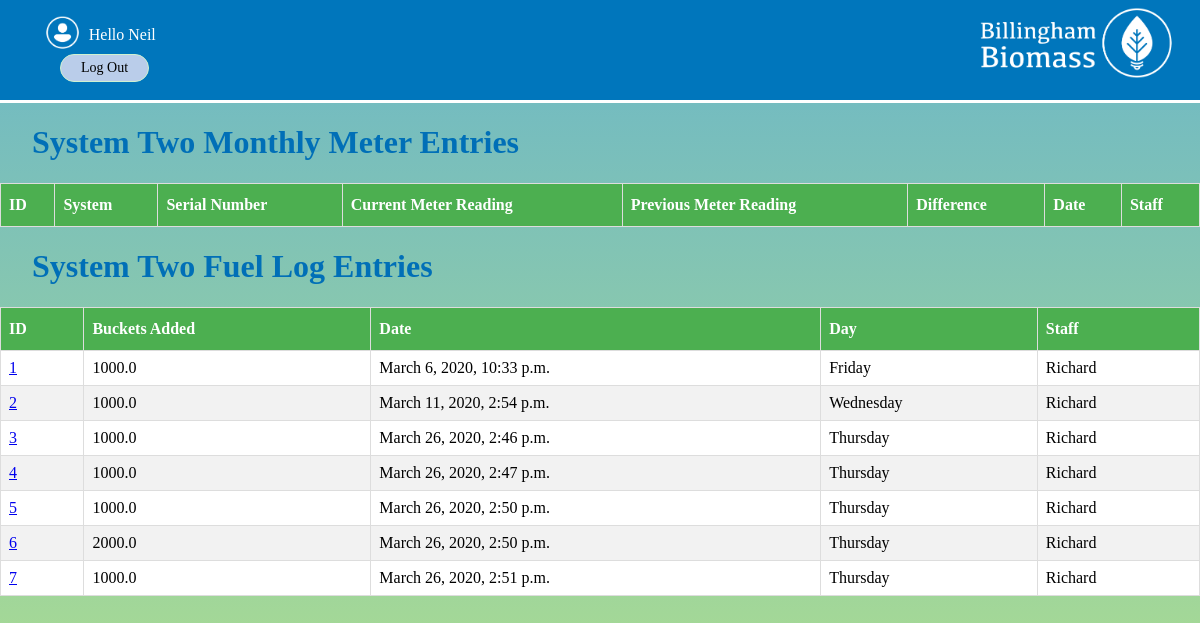
/systems/systemtwo (signed in), run on the app's committed database.
### systems/models.py (models this page shows, shortened)
class FuelLogSystemTwoMod(models.Model):
    buckets_added = models.DecimalField(max_digits=1000,decimal_places=1)
    date = models.DateTimeField(auto_now_add = True)
    day = models.DateField(auto_now_add = True)
    staff = models.ForeignKey(User,on_delete=models.CASCADE)
    thumb = models.ImageField(blank=True,null=True)

### systems/views.py (the view)
# urls.py: path('systemtwo',views.systemTwo, name='systemtwo'),
@login_required(login_url="/accounts/login/")
def systemTwo(request):
    entriesMonth = monthlyMeterSystemTwoMod.objects.all().order_by('date')
    entriesFuel = FuelLogSystemTwoMod.objects.all().order_by('date')
    return render(request,'systems/systemtwo.html',{'entriesMonth':entriesMonth,'entriesFuel':entriesFuel})

### systems/templates/systems/systemtwo.html (shortened to what this page needs)
{% extends 'base_layout.html' %}
{% block content %}
<div class="monthly">
  <h1>System Two Monthly Meter Entries</h1>
  <table>
    <thead>
    <th>ID</th>
    <th>System</th>
    <th>Serial Number</th>
    <th>Current Meter Reading</th>
    <th>Previous Meter Reading</th>
    <th>Difference</th>
    <th>Date</th>
    <th>Staff</th>
    </thead>
    </table>
</div>
<div class="fuelLog">
  <h1>System Two Fuel Log Entries</h1>
  <table>
    <thead>
    <th>ID</th>
    <th>Buckets Added</th>
    <th>Date</th>
    <th>Day</th>
    <th>Staff</th>
    </thead>
    <tbody>
  {% for entryFuel in entriesFuel %}
  <tr>
      <td><a href="{% url 'systems:idfuellogsystemtwo' id=entryFuel.id%}">{{entryFuel.id}}</a></td>
      <td>{{entryFuel.buckets_added}}</td>
      <td>{{entryFuel.date}}</td>
      <td>{{entryFuel.day|date:"l"}}</td>
      <td>{{entryFuel.staff}}</td>
      </tr>
    {% endfor %}
    </tbody>
</div>
{% endblock %}

### templates/base_layout.html (shortened to what this page needs)
{% load static from staticfiles %}
<!DOCTYPE html>
<html lang="en" dir="ltr">
  <head>
    <link rel="stylesheet" href="{% static 'styles.css'%}">
  </head>
  <body>
    <div class="head">
      <a href="{% url 'home' %}" ><img src="{% static 'Biomass.png' %}" class="logo" alt="Biomass-Logo" ></img></a>
    <nav class="navigation">
      <ul>
        {% if user.is_authenticated %}
        <li>
          <form class="logout-link" action="{% url 'accounts:logout' %}" method="post">
            <img class="loginimages" onclick="openNav()" src="{%static 'User.png'%}" alt="user-img">
            Hello {{user}} <button type="submit"> Log Out </button>
          </form>
        </li>
        {% endif %}
      </ul>
    </nav>
</div>
    <div class="wrapper">
      {% block content %}
      {% endblock %}
    </div>
  </body>
</html>

### assets/styles.css (style rules this page uses)
* { font-family:"Kefa"; }
html { -webkit-tap-highlight-color:transparent; }
.head { background:rgb(0,118,188); height:100px; margin-top:-1em; border-bottom:3px solid white; }
.loginimages { height:2.5em; transform:translateY(30%); cursor:pointer; }
.monthly table , .fuelLog table { font-family: "Kefa"; border-collapse: collapse; width: 100%; background-color:white; }
.monthly td,th, .fuelLog td,th { border: 1px solid #ddd; padding: 8px; }
.monthly tr:nth-child(even), .fuelLog tr:nth-child(even) { background-color: #f2f2f2; }
.monthly th ,.fuelLog th { padding-top: 12px; padding-bottom: 12px; text-align: left; background-color: #4CAF50; color: white; }
@media only screen and (min-width: 751px) { .logo { position:block; z-index:2; float:right; top:0.5em; width:250px; height:auto; } }
@media only screen and (min-width: 751px) { .navigation li { position:block; z-index:1; float:left; list-style-type:none; bottom:3em; padding:0 2em 0 0; color:white; font-size:16px; } }
.navigation li button { border-radius:40px; color:white; padding: 5px 20px; text-align: center; text-decoration: none; display: block; font-size: 14px; margin: 10px 20px; transition-duration: 0.4s; cursor: pointer; }
.navigation li button { background-color:#bacdea; color: black; border: 1px solid #cff1d1; }
body { background:rgba(200,255,200,0.7) }
h1 { font-family: "Kefa"; color:#006fb7; margin-left:1em; }
html { height: 100%; }
body { background-image: linear-gradient(rgba(0, 111, 183, 0.5), rgba(142, 195, 60, 0.5)); height: 100%; margin: 0; background-repeat: no-repeat; background-attachment: fixed; }

### data on the page
FuelLogSystemTwoMod: id "1", buckets_added "1000.0", date "March 6, 2020, 10:33 p.m.", day "Friday", staff "Richard"
FuelLogSystemTwoMod: id "2", buckets_added "1000.0", date "March 11, 2020, 2:54 p.m.", day "Wednesday", staff "Richard"
FuelLogSystemTwoMod: id "3", buckets_added "1000.0", date "March 26, 2020, 2:46 p.m.", day "Thursday", staff "Richard"
FuelLogSystemTwoMod: id "4", buckets_added "1000.0", date "March 26, 2020, 2:47 p.m.", day "Thursday", staff "Richard"
FuelLogSystemTwoMod: id "5", buckets_added "1000.0", date "March 26, 2020, 2:50 p.m.", day "Thursday", staff "Richard"
FuelLogSystemTwoMod: id "6", buckets_added "2000.0", date "March 26, 2020, 2:50 p.m.", day "Thursday", staff "Richard"
FuelLogSystemTwoMod: id "7", buckets_added "1000.0", date "March 26, 2020, 2:51 p.m.", day "Thursday", staff "Richard"

### other printed values
{{ user }} "Neil"
